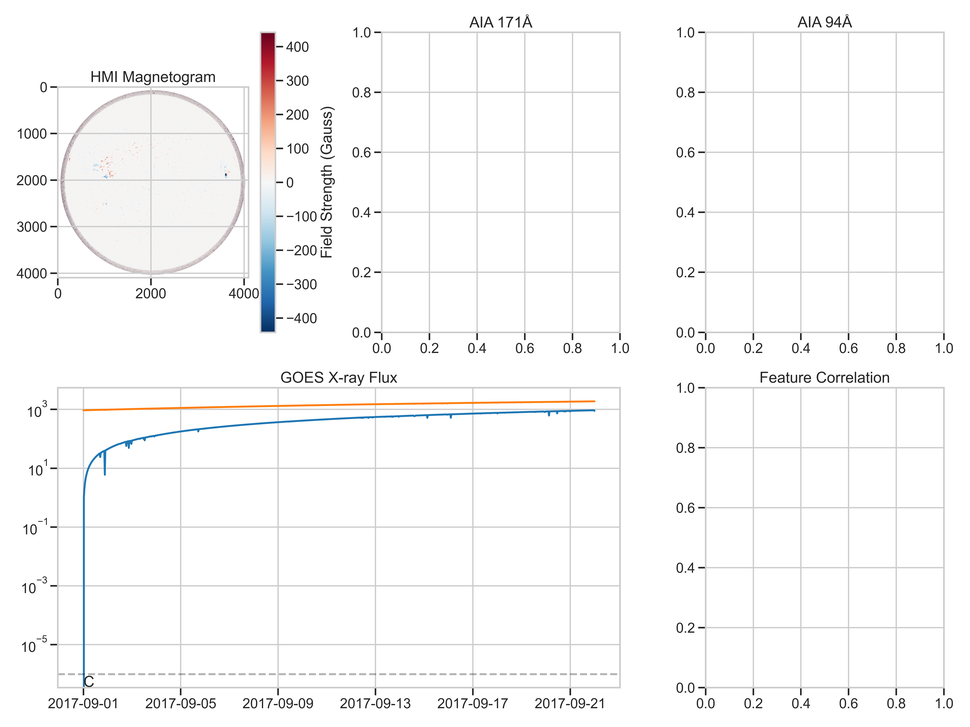
#> input picture advanced_visualizations/data_overview.png, 970 x 727 px, shrunk from 4800 x 3600 before the run
$ python -i advanced_visualizations.py   (imports and definitions only)
#> lines starting #> are read from the running program, lines starting #| are printed output that depends on the picture
import numpy as np
import pandas as pd
import matplotlib.pyplot as plt
import matplotlib.dates as mdates
from matplotlib.colors import LogNorm, SymLogNorm
import seaborn as sns
from datetime import datetime, timedelta
import matplotlib.gridspec as gridspec
from mpl_toolkits.axes_grid1 import make_axes_locatable
from matplotlib.patches import ConnectionPatch
import os
from pathlib import Path
import glob
import warnings

# [5 lines not run here, left out]

# Create output directory
output_dir = "advanced_visualizations2"
# [1 line not run here, left out]


# [733 lines left out: functions load_data, create_data_overview, create_preprocessing_workflow, not called in this run]


# Create feature importance visualization
def create_feature_importance(data, filename="feature_importance.png"):
    """
    Create a visualization of feature importance for flare prediction

    Parameters:
    data (dict): Dictionary containing loaded data
    filename (str): Output filename

    Returns:
    matplotlib.figure.Figure: The created figure
    """
#> called with filename = 'feature_importance.png'
    print("Creating feature importance visualization...")
    fig = plt.figure(figsize=(14, 10))

    # Check if we have the necessary data
    has_features = ('magnetogram_features' in data and len(data['magnetogram_features']) > 0 and
                    'has_flare' in data['magnetogram_features'].columns)
#> has_features = False

    if not has_features:
        # Create synthetic feature importance if real data not available
        print("No feature data available, creating synthetic example...")

        # Define feature categories and their importances
        feature_categories = {
            'Magnetic Field Topology': [
                ('Magnetic Gradient', 0.85),
                ('Schrijver R-value', 0.78),
                ('Polarity Inversion Line Length', 0.76),
                ('Fractal Dimension', 0.67),
                ('Magnetic Flux', 0.62)
            ],
            'Magnetic Field Evolution': [
                ('Helicity Injection Rate', 0.89),
                ('Flux Emergence Rate', 0.81),
                ('Lorentz Force', 0.71),
                ('Magnetic Shear', 0.69),
                ('Field Twist Parameter', 0.59)
            ],
            'Coronal Features': [
                ('AIA 94Å Brightness', 0.76),
                ('AIA 131Å Brightness', 0.74),
                ('Coronal Loop Complexity', 0.68),
                ('AIA 171Å Brightness', 0.54),
                ('Coronal Dimming', 0.51)
            ],
            'Temporal Features': [
                ('Time Since Last Flare', 0.72),
                ('Flaring History (24h)', 0.69),
                ('Sunspot Growth Rate', 0.62),
                ('Active Region Age', 0.58),
                ('Rotation Rate', 0.52)
            ]
        }

        # Create a single list of all features sorted by importance
        all_features = []
        for category, features in feature_categories.items():
            for feature_name, importance in features:
                all_features.append((category, feature_name, importance))

        # Sort by importance
        all_features.sort(key=lambda x: x[2], reverse=True)

        # Create a color map for categories
        categories = list(feature_categories.keys())
        colors = plt.cm.tab10(np.linspace(0, 1, len(categories)))
        category_colors = dict(zip(categories, colors))

        # 1. Top panel: Overall feature importance bar chart
        ax1 = plt.subplot(2, 2, 1)

        # Extract top 15 features
        top_features = all_features[:15]

        # Create bar chart
        bar_positions = np.arange(len(top_features))
        bars = ax1.barh(
            bar_positions,
            [feat[2] for feat in top_features],
            color=[category_colors[feat[0]] for feat in top_features],
            height=0.6
        )

        # Add feature names and categories
        for i, (category, name, _) in enumerate(top_features):
            ax1.text(0.01, i, name, va='center', fontsize=9)

        # Add legend for categories
        legend_handles = [plt.Rectangle((0, 0), 1, 1, color=category_colors[cat]) for cat in categories]
        ax1.legend(legend_handles, categories, loc='lower right', fontsize=8)

        ax1.set_yticks(bar_positions)
        ax1.set_yticklabels([])
        ax1.set_xlim(0, 1)
        ax1.set_xlabel('Relative Importance')
        ax1.set_title('Top 15 Features by Importance')
        ax1.invert_yaxis()  # Most important at the top

        # 2. Second panel: Feature importance by category
        ax2 = plt.subplot(2, 2, 2)

        # Calculate average importance by category
        category_avg = {}
        for category in categories:
            importances = [imp for cat, _, imp in all_features if cat == category]
            category_avg[category] = np.mean(importances)

        # Sort categories by importance
        sorted_categories = sorted(category_avg.items(), key=lambda x: x[1], reverse=True)

        # Create bar chart
        bar_positions = np.arange(len(sorted_categories))
        bars = ax2.barh(
            bar_positions,
            [avg for _, avg in sorted_categories],
            color=[category_colors[cat] for cat, _ in sorted_categories],
            height=0.5
        )

        # Add category names
        for i, (category, _) in enumerate(sorted_categories):
            ax2.text(0.01, i, category, va='center', fontsize=10)

        ax2.set_yticks(bar_positions)
        ax2.set_yticklabels([])
        ax2.set_xlim(0, 1)
        ax2.set_xlabel('Average Importance')
        ax2.set_title('Feature Importance by Category')

        # 3. Third panel: Feature importance distribution
        ax3 = plt.subplot(2, 2, 3)

        # Extract all importances
        all_importances = [imp for _, _, imp in all_features]

        # Create histograms by category
        for category in categories:
            category_importances = [imp for cat, _, imp in all_features if cat == category]
            ax3.hist(category_importances, alpha=0.7, bins=np.linspace(0, 1, 11),
                     label=category, color=category_colors[category])

        ax3.set_xlabel('Importance Score')
        ax3.set_ylabel('Number of Features')
        ax3.set_title('Distribution of Feature Importance')
        ax3.legend(fontsize=8)

        # 4. Fourth panel: Feature correlation heatmap
        ax4 = plt.subplot(2, 2, 4)

        # Create a synthetic correlation matrix for the top features
        top_feature_names = [feat[1] for feat in top_features[:10]]

        # Create a semi-realistic correlation matrix
        np.random.seed(42)  # For reproducibility
        corr_matrix = np.eye(len(top_feature_names))

        # Add some correlations based on categories
        for i, (cat_i, name_i, _) in enumerate(top_features[:10]):
            for j, (cat_j, name_j, _) in enumerate(top_features[:10]):
                if i != j:
                    # Features in same category have higher correlation
                    if cat_i == cat_j:
                        corr_matrix[i, j] = 0.4 + 0.4 * np.random.random()
                    else:
                        corr_matrix[i, j] = 0.3 * np.random.random()

        # Make sure the matrix is symmetric
        corr_matrix = (corr_matrix + corr_matrix.T) / 2
        np.fill_diagonal(corr_matrix, 1.0)

        # Plot heatmap
        im = ax4.imshow(corr_matrix, cmap='coolwarm', vmin=-1, vmax=1)

        # Add feature names
        short_names = [name.split(' ')[0] + ' ' + name.split(' ')[1][:3] + '.'
                       if len(name.split(' ')) > 1 else name
                       for name in top_feature_names]

        ax4.set_xticks(np.arange(len(short_names)))
        ax4.set_yticks(np.arange(len(short_names)))
        ax4.set_xticklabels(short_names, rotation=45, ha='right', fontsize=8)
        ax4.set_yticklabels(short_names, fontsize=8)

        # Add colorbar
        plt.colorbar(im, ax=ax4, label='Correlation')

        ax4.set_title('Feature Correlation Matrix')
    else:
        # Use real data if available
        features_df = data['magnetogram_features']

        # Get numerical columns, excluding certain metadata columns
        exclude_cols = ['timestamp', 'has_flare', 'next_flare_class', 'next_flare_time']
        feature_cols = [col for col in features_df.select_dtypes(include=[np.number]).columns
                        if col not in exclude_cols]

        if len(feature_cols) > 0 and 'has_flare' in features_df.columns:
            # Calculate feature importance using a simple correlation with has_flare
            importances = {}
            for col in feature_cols:
                try:
                    # Use absolute correlation as importance
                    importances[col] = abs(features_df[col].corr(features_df['has_flare']))
                except:
                    importances[col] = 0.0

            # Sort features by importance
            sorted_features = sorted(importances.items(), key=lambda x: x[1], reverse=True)

            # 1. Top panel: Overall feature importance bar chart
            ax1 = plt.subplot(2, 2, 1)

            # Extract top 15 features (or all if fewer than 15)
            top_n = min(15, len(sorted_features))
            top_features = sorted_features[:top_n]

            # Create bar chart
            bar_positions = np.arange(len(top_features))
            bars = ax1.barh(
                bar_positions,
                [imp for _, imp in top_features],
                color=plt.cm.viridis(np.linspace(0, 0.8, len(top_features))),
                height=0.6
            )

            # Add feature names
            for i, (name, _) in enumerate(top_features):
                # Shorten long feature names
                short_name = name.replace('_', ' ')
                if len(short_name) > 20:
                    short_name = short_name[:18] + '...'
                ax1.text(0.01, i, short_name, va='center', fontsize=9)

            ax1.set_yticks(bar_positions)
            ax1.set_yticklabels([])
            ax1.set_xlim(0, max([imp for _, imp in top_features]) * 1.1)
            ax1.set_xlabel('Absolute Correlation with Flare Occurrence')
            ax1.set_title('Top Feature Importance')
            ax1.invert_yaxis()  # Most important at the top

            # 2. Second panel: Feature distribution comparison
            ax2 = plt.subplot(2, 2, 2)

            # Select the top 2 features for comparison
            if len(top_features) >= 2:
                feature1, feature2 = top_features[0][0], top_features[1][0]

                # Create scatter plot
                flare_mask = features_df['has_flare'] == 1
                no_flare_mask = features_df['has_flare'] == 0

                # Use a subset if too many points
                max_points = 1000
                if sum(flare_mask) > max_points or sum(no_flare_mask) > max_points:
                    # Sample points
                    flare_indices = np.random.choice(
                        np.where(flare_mask)[0],
                        min(max_points, sum(flare_mask)),
                        replace=False
                    )
                    no_flare_indices = np.random.choice(
                        np.where(no_flare_mask)[0],
                        min(max_points, sum(no_flare_mask)),
                        replace=False
                    )

                    # Create new masks
                    plot_mask = np.zeros(len(features_df), dtype=bool)
                    plot_mask[flare_indices] = True
                    plot_mask[no_flare_indices] = True

                    # Apply the mask
                    plot_df = features_df[plot_mask].copy()
                else:
                    plot_df = features_df.copy()

                # Create scatter plot
                ax2.scatter(
                    plot_df[plot_df['has_flare'] == 0][feature1],
                    plot_df[plot_df['has_flare'] == 0][feature2],
                    alpha=0.5, s=20, label='No Flare', color='blue'
                )
                ax2.scatter(
                    plot_df[plot_df['has_flare'] == 1][feature1],
                    plot_df[plot_df['has_flare'] == 1][feature2],
                    alpha=0.7, s=30, label='Flare', color='red'
                )

                # Format feature names for display
                feature1_name = feature1.replace('_', ' ').title()
                feature2_name = feature2.replace('_', ' ').title()
                if len(feature1_name) > 25:
                    feature1_name = feature1_name[:23] + '...'
                if len(feature2_name) > 25:
                    feature2_name = feature2_name[:23] + '...'

                ax2.set_xlabel(feature1_name)
                ax2.set_ylabel(feature2_name)
                ax2.set_title('Top 2 Features Comparison')
                ax2.legend()

                # Check if log scale would be better
                if (plot_df[feature1].max() / plot_df[feature1].min() > 100 and
                        plot_df[feature1].min() > 0):
                    ax2.set_xscale('log')
                if (plot_df[feature2].max() / plot_df[feature2].min() > 100 and
                        plot_df[feature2].min() > 0):
                    ax2.set_yscale('log')
            else:
                ax2.text(0.5, 0.5, "Not enough features for comparison",
                         ha='center', va='center', transform=ax2.transAxes)

            # 3. Third panel: Feature distributions (box plots)
            ax3 = plt.subplot(2, 2, 3)

            # Select top 5 features for comparison
            top_5 = min(5, len(top_features))
            top5_features = [feat[0] for feat in top_features[:top_5]]

            # Prepare data for box plots
            boxplot_data = []
            for feature in top5_features:
                # Get data for flare and no-flare cases
                flare_values = features_df[features_df['has_flare'] == 1][feature].values
                no_flare_values = features_df[features_df['has_flare'] == 0][feature].values

                # Normalize to make features comparable
                all_values = np.concatenate([flare_values, no_flare_values])
                min_val, max_val = np.nanmin(all_values), np.nanmax(all_values)

                if max_val > min_val:
                    norm_flare = (flare_values - min_val) / (max_val - min_val)
                    norm_no_flare = (no_flare_values - min_val) / (max_val - min_val)

                    boxplot_data.append(norm_no_flare)
                    boxplot_data.append(norm_flare)
                else:
                    # Skip features with no variation
                    continue

            if boxplot_data:
                # Create the box plot
                box_positions = np.arange(len(boxplot_data))
                bplot = ax3.boxplot(
                    boxplot_data,
                    positions=box_positions,
                    patch_artist=True,
                    widths=0.4
                )

                # Color the boxes
                for i, box in enumerate(bplot['boxes']):
                    if i % 2 == 0:  # No flare
                        box.set(facecolor='blue', alpha=0.5)
                    else:  # Flare
                        box.set(facecolor='red', alpha=0.5)

                # Set x-tick labels
                ax3.set_xticks(box_positions[::2] + 0.5)  # Position between pairs

                # Shorten feature names
                short_names = []
                for feature in top5_features:
                    name = feature.replace('_', ' ').title()
                    if len(name) > 15:
                        name = name[:13] + '...'
                    short_names.append(name)

                ax3.set_xticklabels(short_names, rotation=45, ha='right')

                # Add a legend for colors
                ax3.plot([], [], 'bs', alpha=0.5, label='No Flare')
                ax3.plot([], [], 'rs', alpha=0.5, label='Flare')
                ax3.legend(loc='upper right', fontsize=8)
            else:
                ax3.text(0.5, 0.5, "Not enough variable features for comparison",
                         ha='center', va='center', transform=ax3.transAxes)

            ax3.set_ylabel('Normalized Feature Value')
            ax3.set_title('Feature Distributions by Flare Occurrence')

            # 4. Fourth panel: Feature correlation heatmap
            ax4 = plt.subplot(2, 2, 4)

            # Calculate correlation between top features
            top_n = min(10, len(sorted_features))
            top_cols = [feat[0] for feat in sorted_features[:top_n]]

            try:
                corr_matrix = features_df[top_cols].corr()

                # Plot heatmap
                im = ax4.imshow(corr_matrix, cmap='coolwarm', vmin=-1, vmax=1)

                # Add feature names
                ax4.set_xticks(np.arange(len(top_cols)))
                ax4.set_yticks(np.arange(len(top_cols)))

                # Shorten feature names
                short_names = []
                for feature in top_cols:
                    name_parts = feature.split('_')
                    if len(name_parts) > 1:
                        # Use first word and initial of second word
                        short_name = name_parts[0]
                        if len(name_parts) > 1:
                            short_name += '_' + ''.join([p[0] for p in name_parts[1:]])
                    else:
                        short_name = feature
                    short_names.append(short_name)

                ax4.set_xticklabels(short_names, rotation=45, ha='right', fontsize=8)
                ax4.set_yticklabels(short_names, fontsize=8)

                # Add colorbar
                plt.colorbar(im, ax=ax4, label='Correlation')

                ax4.set_title('Feature Correlation Matrix')
            except:
                ax4.text(0.5, 0.5, "Could not calculate feature correlations",
                         ha='center', va='center', transform=ax4.transAxes)
        else:
            fig.text(0.5, 0.5, "Insufficient feature data for analysis",
                     ha='center', va='center', fontsize=14)

    # Add summary text
    plt.figtext(0.5, 0.01, "This visualization shows feature importance for solar flare prediction:\n" +
                "Top: Most predictive features | Middle: Category averages and distributions | " +
                "Bottom: Feature correlations and relationships",
                ha="center", fontsize=12, bbox={"facecolor": "lightgray", "alpha": 0.5, "pad": 5})
    plt.tight_layout(rect=[0, 0.03, 1, 0.97])
    plt.suptitle("Feature Importance Analysis for Solar Flare Prediction", fontsize=16, y=0.98)

    # Save the figure
    plt.savefig(os.path.join(output_dir, filename), dpi=300, bbox_inches='tight')
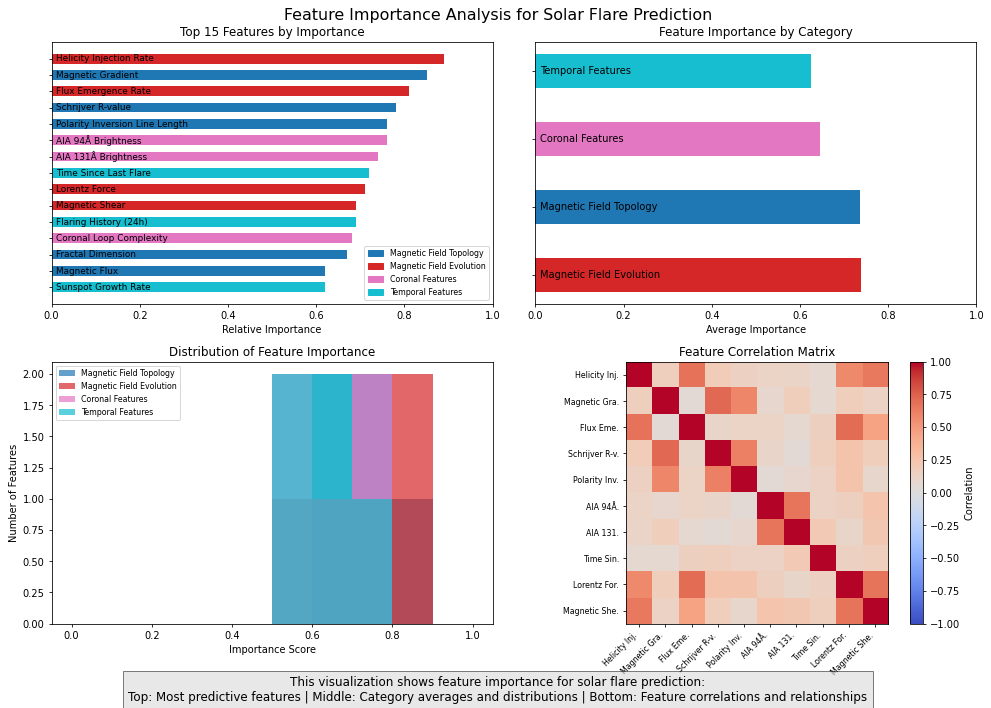
#> figure drawn by matplotlib, 5 panels; panel 3: tallest bar 2 high, from x = 0.8 to 0.9
    print(f"Saved {filename}")

    return fig


# Main execution
# [10 lines not run here, left out]

>>> import cv2
>>> picture = cv2.imread('advanced_visualizations/data_overview.png', cv2.IMREAD_GRAYSCALE)
>>> result = create_feature_importance(picture)
